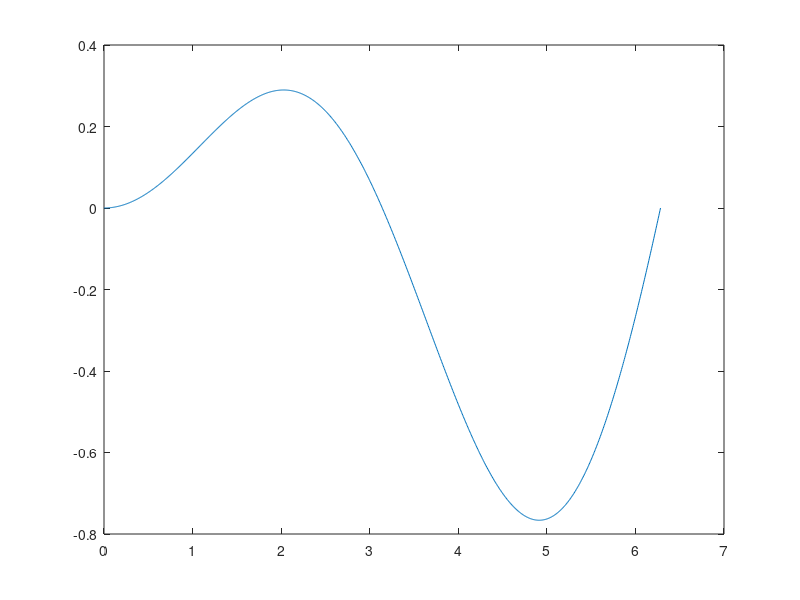

The MATLAB script that drew this image: (Note: this script raises an error after producing the figure.)
% Esercizio 2

Iex = -1;

%% 1
f = @(x) (x/(2*pi)).*sin(x);
a = 0;
b = 2*pi;
xx = linspace(a,b,1000);
plot(xx,f(xx));

%% 2 
I_pm = [];
I_T = [];
I_S = [];
for N = 1:20
    I_pm = [I_pm;pmedcomp(a,b,N,f)];
    I_T = [I_T;trapcomp(a,b,N,f)];
    I_S = [I_S;simpcomp(a,b,N,f)];
end
plot(I_pm);
hold on
plot(I_T);
hold on
plot(I_S);

%% 3
figure();
N = 1:20;
H = (b-a)./N;
E_pm = abs(Iex-I_pm);
loglog(H,E_pm)
hold on
E_T = abs(Iex-I_T);
loglog(H,E_T);
hold on
E_S = abs(Iex-I_S);
loglog(H,E_S)
hold on
loglog(H,H.^2);
hold on
loglog(H,H.^4)